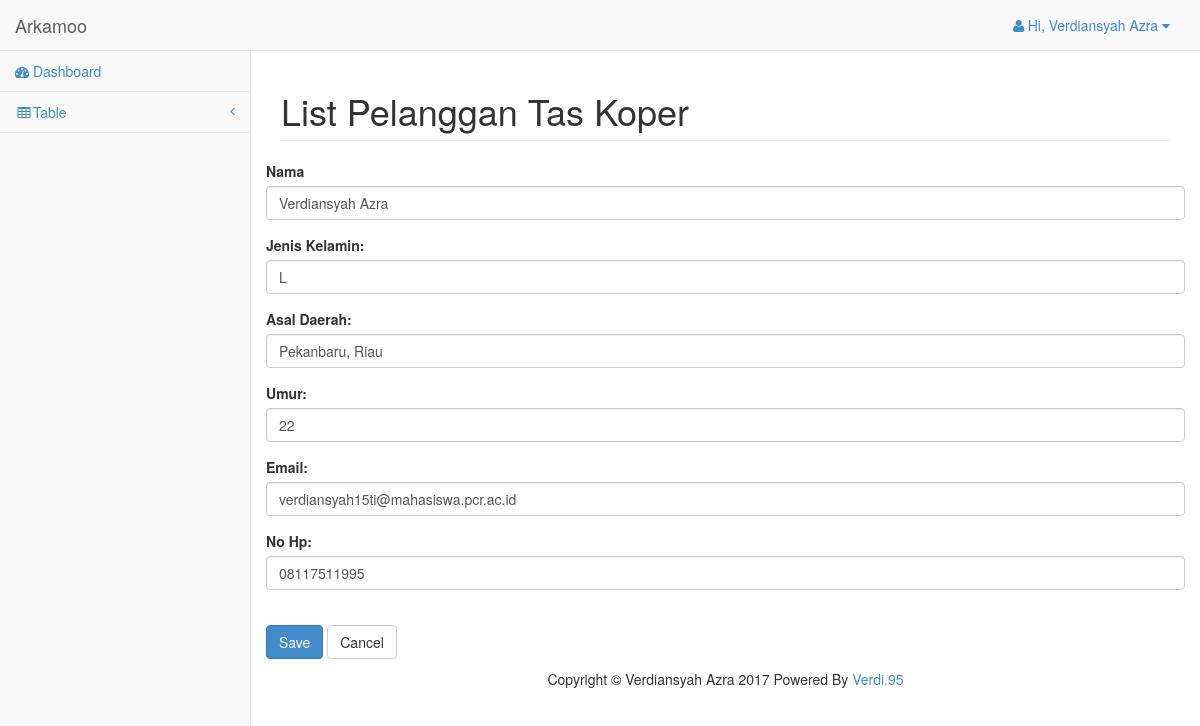
Page /pelanggan/update/1 on the committed database.
### tables this page shows
CREATE TABLE `pelanggan` (
  `id_pelanggan` int(11) NOT NULL,
  `nama` varchar(100) NOT NULL,
  `jk` varchar(100) NOT NULL,
  `asal_daerah` varchar(100) NOT NULL,
  `umur` varchar(100) NOT NULL,
  `email` varchar(100) NOT NULL,
  `noHP` varchar(100) NOT NULL
);

### application/controllers/Pelanggan.php (called while the page is built, shortened)
<?php
class Pelanggan extends CI_Controller
{
	function __construct()
	{
		$this->load->model('Pelanggan/Pelanggan_model');
		$this->load->helper(array('url'));
	}
	function update($id)
	{
		$pelanggan = $this->Pelanggan_model->ambil_data_id($id);
		$data = array(
			'aksi' 						=> site_url('pelanggan/update_aksi'),
			'nama' 						=> set_value('nama',$pelanggan->nama),
			'jk' 						=> set_value('jk',$pelanggan->jk),
			'asal_daerah'		 		=> set_value('kota',$pelanggan->asal_daerah),
			'umur'		 				=> set_value('umur',$pelanggan->umur),
			'email'						=> set_value('email',$pelanggan->email),
			'noHP'						=> set_value('noHP',$pelanggan->noHP),
			'id_pelanggan' 				=> set_value('id_pelanggan',$pelanggan->id_pelanggan),
			'button' 					=> 'Save'
			);
		$this->load->view('Pelanggan/Pelanggan_form', $data);
		}
}
?>

### index.php (called while the page is built, shortened)
<?php
require_once BASEPATH.'core/CodeIgniter.php';

### application/models/Pelanggan/Pelanggan_model.php (called while the page is built, shortened)
<?php
class Pelanggan_model extends CI_Model
{
	public $pelanggan			= 'pelanggan';
	public $id					= 'id_pelanggan';
	function ambil_data_id($id)
	{
		$this->db->where($this->id,$id);
		return $this->db->get($this->pelanggan)->row();
	}
}
 ?>

### application/views/Pelanggan/Pelanggan_form.php (the view, shortened to what this page needs)
<div class="row">
	<div class="col-lg-12">
		<h1 class="page-header">List Pelanggan Tas Koper</h1>
	</div>
	<form action="<?php echo $aksi; ?>" method="POST" enctype="multipart/form-data">
		<div class="form-group">
			<label>Nama</label>
			<input type="text" name="nama" class="form-control" placeholder="Masukkan Nama Anda"
			required value="<?php echo $nama; ?>">
		</div>
		<div class="form-group">
			<label>Jenis Kelamin: </label>
			<input type="text" name="jk" class="form-control" placeholder="Jenis Kelamin Anada"
			required value="<?php echo $jk; ?>">
		</div>
		<div class="form-group">
			<label>Asal Daerah: </label>
			<input type="text" name="asal_daerah" class="form-control" placeholder="Masukkan Asal Daerah Anda"
			required value="<?php echo $asal_daerah; ?>">
		</div>
		<div class="form-group">
			<label>Umur: </label>
			<input type="text" name="umur" class="form-control" placeholder="Inputkan Umur Anda"
			required value="<?php echo $umur; ?>">
		</div>
		<div class="form-group">
			<label>Email: </label>
			<input type="text" name="email" class="form-control" placeholder="Email Kalian Anda"
			required value="<?php echo $email; ?>">
		</div>
		<div class="form-group">
			<label>No Hp: </label>
			<input type="text" name="noHP" class="form-control" placeholder="Inputkan No HP"
			value="<?php echo $noHP; ?>"><br/>
		</div>
		<button class="btn btn-primary" type="submit"><?php echo $button; ?></button>
		<a href="<?php echo site_url('pelanggan')?>" class="btn btn-default">Cancel</a>
	</form>
</div>

### assets/css/sb-admin-2.css (style rules this page uses)
body { background-color: #f8f8f8; }

### rows in the picture
pelanggan: nama "Verdiansyah Azra", jk "L", asal_daerah "Pekanbaru, Riau", umur "22", email "verdiansyah15ti@mahasiswa.pcr.ac.id", noHP "08117511995"

### other values in the picture
$button "Save"
